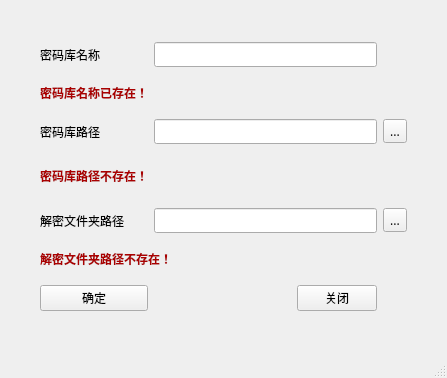
<?xml version="1.0" encoding="UTF-8"?>
<ui version="4.0">
 <class>MainWindowVaultConfig</class>
 <widget class="QMainWindow" name="MainWindowVaultConfig">
  <property name="geometry">
   <rect>
    <x>0</x>
    <y>0</y>
    <width>447</width>
    <height>378</height>
   </rect>
  </property>
  <property name="baseSize">
   <size>
    <width>800</width>
    <height>400</height>
   </size>
  </property>
  <property name="windowTitle">
   <string>MainWindow</string>
  </property>
  <widget class="QWidget" name="centralwidget">
   <layout class="QGridLayout" name="gridLayout">
    <property name="leftMargin">
     <number>40</number>
    </property>
    <property name="topMargin">
     <number>30</number>
    </property>
    <property name="rightMargin">
     <number>40</number>
    </property>
    <property name="bottomMargin">
     <number>30</number>
    </property>
    <property name="verticalSpacing">
     <number>5</number>
    </property>
    <item row="0" column="0">
     <widget class="QLabel" name="vaultNameLabel">
      <property name="font">
       <font>
        <family>微软雅黑</family>
       </font>
      </property>
      <property name="whatsThis">
       <string>&lt;html&gt;&lt;head/&gt;&lt;body&gt;&lt;p&gt;为你的密码库取一个名称，便于记忆&lt;/p&gt;&lt;/body&gt;&lt;/html&gt;</string>
      </property>
      <property name="text">
       <string>密码库名称</string>
      </property>
     </widget>
    </item>
    <item row="0" column="1">
     <widget class="QLineEdit" name="VaultNameEdit">
      <property name="font">
       <font>
        <family>微软雅黑</family>
       </font>
      </property>
     </widget>
    </item>
    <item row="1" column="0">
     <widget class="QLabel" name="vaultNameReminder">
      <property name="sizePolicy">
       <sizepolicy hsizetype="Preferred" vsizetype="Maximum">
        <horstretch>0</horstretch>
        <verstretch>0</verstretch>
       </sizepolicy>
      </property>
      <property name="font">
       <font>
        <family>微软雅黑</family>
        <weight>75</weight>
        <bold>true</bold>
       </font>
      </property>
      <property name="styleSheet">
       <string notr="true">color:rgb(170, 0, 0)</string>
      </property>
      <property name="text">
       <string>密码库名称已存在！</string>
      </property>
     </widget>
    </item>
    <item row="2" column="0">
     <widget class="QLabel" name="vaultPathLabel">
      <property name="font">
       <font>
        <family>微软雅黑</family>
       </font>
      </property>
      <property name="toolTip">
       <string>&lt;html&gt;&lt;head/&gt;&lt;body&gt;&lt;p&gt;加密后的文件会放在这里&lt;/p&gt;&lt;/body&gt;&lt;/html&gt;</string>
      </property>
      <property name="text">
       <string>密码库路径</string>
      </property>
     </widget>
    </item>
    <item row="2" column="1">
     <widget class="QLineEdit" name="vaultPathEdit">
      <property name="font">
       <font>
        <family>微软雅黑</family>
       </font>
      </property>
     </widget>
    </item>
    <item row="2" column="2">
     <widget class="QToolButton" name="vaultPathToolButton">
      <property name="font">
       <font>
        <family>微软雅黑</family>
       </font>
      </property>
      <property name="text">
       <string>...</string>
      </property>
     </widget>
    </item>
    <item row="3" column="0">
     <widget class="QLabel" name="vaultPathReminder">
      <property name="sizePolicy">
       <sizepolicy hsizetype="Preferred" vsizetype="Maximum">
        <horstretch>0</horstretch>
        <verstretch>0</verstretch>
       </sizepolicy>
      </property>
      <property name="font">
       <font>
        <family>微软雅黑</family>
        <weight>75</weight>
        <bold>true</bold>
       </font>
      </property>
      <property name="styleSheet">
       <string notr="true">color:rgb(170, 0, 0)</string>
      </property>
      <property name="text">
       <string>密码库路径不存在！</string>
      </property>
     </widget>
    </item>
    <item row="3" column="1" alignment="Qt::AlignHCenter">
     <widget class="QLabel" name="link_label">
      <property name="sizePolicy">
       <sizepolicy hsizetype="Fixed" vsizetype="Fixed">
        <horstretch>0</horstretch>
        <verstretch>0</verstretch>
       </sizepolicy>
      </property>
      <property name="minimumSize">
       <size>
        <width>30</width>
        <height>30</height>
       </size>
      </property>
      <property name="maximumSize">
       <size>
        <width>30</width>
        <height>30</height>
       </size>
      </property>
      <property name="font">
       <font>
        <family>微软雅黑</family>
       </font>
      </property>
      <property name="toolTip">
       <string>&lt;html&gt;&lt;head/&gt;&lt;body&gt;&lt;p&gt;&lt;br/&gt;&lt;/p&gt;&lt;/body&gt;&lt;/html&gt;</string>
      </property>
      <property name="whatsThis">
       <string>&lt;html&gt;&lt;head/&gt;&lt;body&gt;&lt;p&gt;&lt;br/&gt;&lt;/p&gt;&lt;/body&gt;&lt;/html&gt;</string>
      </property>
      <property name="styleSheet">
       <string notr="true">border-image:url(:/link/link.svg)</string>
      </property>
      <property name="text">
       <string/>
      </property>
      <property name="alignment">
       <set>Qt::AlignCenter</set>
      </property>
     </widget>
    </item>
    <item row="4" column="0">
     <widget class="QLabel" name="filePathLabel">
      <property name="font">
       <font>
        <family>微软雅黑</family>
       </font>
      </property>
      <property name="toolTip">
       <string>&lt;html&gt;&lt;head/&gt;&lt;body&gt;&lt;p&gt;&lt;br/&gt;&lt;/p&gt;&lt;/body&gt;&lt;/html&gt;</string>
      </property>
      <property name="whatsThis">
       <string>&lt;html&gt;&lt;head/&gt;&lt;body&gt;&lt;p&gt;解密后的文件会放在这里&lt;/p&gt;&lt;/body&gt;&lt;/html&gt;</string>
      </property>
      <property name="text">
       <string>解密文件夹路径</string>
      </property>
     </widget>
    </item>
    <item row="4" column="1">
     <widget class="QLineEdit" name="filePathEdit">
      <property name="font">
       <font>
        <family>微软雅黑</family>
       </font>
      </property>
     </widget>
    </item>
    <item row="4" column="2">
     <widget class="QToolButton" name="filePathToolButton">
      <property name="font">
       <font>
        <family>微软雅黑</family>
       </font>
      </property>
      <property name="text">
       <string>...</string>
      </property>
     </widget>
    </item>
    <item row="5" column="0" colspan="2">
     <widget class="QLabel" name="filePathReminder">
      <property name="sizePolicy">
       <sizepolicy hsizetype="Preferred" vsizetype="Maximum">
        <horstretch>0</horstretch>
        <verstretch>0</verstretch>
       </sizepolicy>
      </property>
      <property name="font">
       <font>
        <family>微软雅黑</family>
        <weight>75</weight>
        <bold>true</bold>
       </font>
      </property>
      <property name="styleSheet">
       <string notr="true">color:rgb(170, 0, 0)</string>
      </property>
      <property name="text">
       <string>解密文件夹路径不存在！</string>
      </property>
     </widget>
    </item>
    <item row="6" column="0">
     <widget class="QPushButton" name="OKButton">
      <property name="font">
       <font>
        <family>微软雅黑</family>
       </font>
      </property>
      <property name="text">
       <string>确定</string>
      </property>
     </widget>
    </item>
    <item row="6" column="1" alignment="Qt::AlignRight">
     <widget class="QPushButton" name="pushButton">
      <property name="maximumSize">
       <size>
        <width>120</width>
        <height>16777215</height>
       </size>
      </property>
      <property name="font">
       <font>
        <family>微软雅黑</family>
       </font>
      </property>
      <property name="text">
       <string>关闭</string>
      </property>
     </widget>
    </item>
   </layout>
  </widget>
  <widget class="QMenuBar" name="menubar">
   <property name="geometry">
    <rect>
     <x>0</x>
     <y>0</y>
     <width>447</width>
     <height>23</height>
    </rect>
   </property>
  </widget>
  <widget class="QStatusBar" name="statusbar"/>
 </widget>
 <resources>
  <include location="pictures.qrc"/>
 </resources>
 <connections>
  <connection>
   <sender>vaultPathEdit</sender>
   <signal>textChanged(QString)</signal>
   <receiver>MainWindowVaultConfig</receiver>
   <slot>updateLinkIcon()</slot>
   <hints>
    <hint type="sourcelabel">
     <x>308</x>
     <y>148</y>
    </hint>
    <hint type="destinationlabel">
     <x>392</x>
     <y>191</y>
    </hint>
   </hints>
  </connection>
  <connection>
   <sender>filePathEdit</sender>
   <signal>textChanged(QString)</signal>
   <receiver>MainWindowVaultConfig</receiver>
   <slot>updateLinkIcon()</slot>
   <hints>
    <hint type="sourcelabel">
     <x>258</x>
     <y>216</y>
    </hint>
    <hint type="destinationlabel">
     <x>387</x>
     <y>312</y>
    </hint>
   </hints>
  </connection>
  <connection>
   <sender>vaultPathToolButton</sender>
   <signal>clicked()</signal>
   <receiver>MainWindowVaultConfig</receiver>
   <slot>chooseVaultPath()</slot>
   <hints>
    <hint type="sourcelabel">
     <x>399</x>
     <y>145</y>
    </hint>
    <hint type="destinationlabel">
     <x>426</x>
     <y>147</y>
    </hint>
   </hints>
  </connection>
  <connection>
   <sender>filePathToolButton</sender>
   <signal>clicked()</signal>
   <receiver>MainWindowVaultConfig</receiver>
   <slot>chooseVaultPath()</slot>
   <hints>
    <hint type="sourcelabel">
     <x>397</x>
     <y>221</y>
    </hint>
    <hint type="destinationlabel">
     <x>430</x>
     <y>248</y>
    </hint>
   </hints>
  </connection>
  <connection>
   <sender>VaultNameEdit</sender>
   <signal>textChanged(QString)</signal>
   <receiver>MainWindowVaultConfig</receiver>
   <slot>checkVaultNameValidity()</slot>
   <hints>
    <hint type="sourcelabel">
     <x>203</x>
     <y>76</y>
    </hint>
    <hint type="destinationlabel">
     <x>261</x>
     <y>36</y>
    </hint>
   </hints>
  </connection>
  <connection>
   <sender>pushButton</sender>
   <signal>clicked()</signal>
   <receiver>MainWindowVaultConfig</receiver>
   <slot>close()</slot>
   <hints>
    <hint type="sourcelabel">
     <x>319</x>
     <y>295</y>
    </hint>
    <hint type="destinationlabel">
     <x>322</x>
     <y>330</y>
    </hint>
   </hints>
  </connection>
  <connection>
   <sender>OKButton</sender>
   <signal>clicked()</signal>
   <receiver>MainWindowVaultConfig</receiver>
   <slot>vaultConfigExecute()</slot>
   <hints>
    <hint type="sourcelabel">
     <x>97</x>
     <y>301</y>
    </hint>
    <hint type="destinationlabel">
     <x>148</x>
     <y>339</y>
    </hint>
   </hints>
  </connection>
 </connections>
 <slots>
  <slot>updateLinkIcon()</slot>
  <slot>chooseVaultPath()</slot>
  <slot>chooseFilePath()</slot>
  <slot>checkVaultNameValidity()</slot>
  <slot>vaultConfigExecute()</slot>
 </slots>
</ui>
